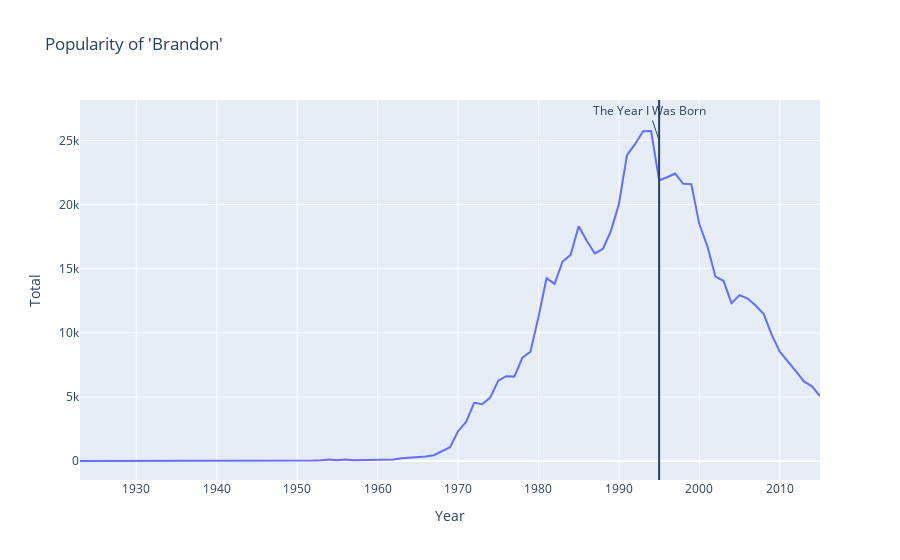

Notebook source saved alongside this figure:
### Markdown cell above
The name *Brandon* has `{python} rows` records in our database.

### Code cell
# | code-summary: Visualizing the data
# | fig-align: center
# | warning: false

fig = px.line(
    my_name,
    x="Year",
    y="Total",
    title="Popularity of 'Brandon'",
    labels={"Year": "Year"},
)

# Adding a line to indicate my birth year
fig.add_vline(x=1995)

# Annotating said line
fig.add_annotation(
    x=1995,
    y=25_000,
    text="The Year I Was Born",
    align="left",
)

fig.show()

### Figure 1 — Plotly figure (JSON) as saved in the notebook; plotly's stock layout.template omitted (floating-point values rounded to 4 significant figures)
{"data": [{"hovertemplate": "Year=%{x}<br>Total=%{y}<extra></extra>", "legendgroup": "", "line": {"color": "#636efa", "dash": "solid"}, "marker": {"symbol": "circle"}, "mode": "lines", "name": "", "orientation": "v", "showlegend": false, "type": "scatter", "x": [1923, 1929, 1947, 1948, 1949, 1950, 1951, 1952, 1953, 1954, 1955, 1956, 1957, 1958, 1959, 1960, 1961, 1962, 1963, 1964, 1965, 1966, 1967, 1968, 1969, 1970, 1971, 1972, 1973, 1974, 1975, 1976, 1977, 1978, 1979, 1980, 1981, 1982, 1983, 1984, 1985, 1986, 1987, 1988, 1989, 1990, 1991, 1992, 1993, 1994, 1995, 1996, 1997, 1998, 1999, 2000, 2001, 2002, 2003, 2004, 2005, 2006, 2007, 2008, 2009, 2010, 2011, 2012, 2013, 2014, 2015], "xaxis": "x", "y": [5, 5, 5, 5, 16, 16, 15, 37, 64, 114, 58, 122, 71, 80, 133, 123, 129, 128, 211, 254, 352, 362, 453, 735, 1079, 2330, 3044, 4537, 4427, 4952, 6272, 6615, 6586, 8057, 8530, 11232, 14260, 13821, 15565, 16080, 18314, 17175, 16189, 16544, 17938, 20036, 23863, 24714, 25716, 25736, 21895, 22132, 22419, 21623, 21599, 18469, 16756, 14380, 14057, 12314, 12941, 12673, 12130, 11466, 9835, 8534, 7802, 7021, 6210, 5829, 5075], "yaxis": "y"}], "layout": {"annotations": [{"align": "left", "text": "The Year I Was Born", "x": 1995, "y": 25000}], "legend": {"tracegroupgap": 0}, "shapes": [{"type": "line", "x0": 1995, "x1": 1995, "xref": "x", "y0": 0, "y1": 1, "yref": "y domain"}], "title": {"text": "Popularity of 'Brandon'"}, "xaxis": {"anchor": "y", "domain": [0, 1], "title": {"text": "Year"}}, "yaxis": {"anchor": "x", "domain": [0, 1], "title": {"text": "Total"}}}}
